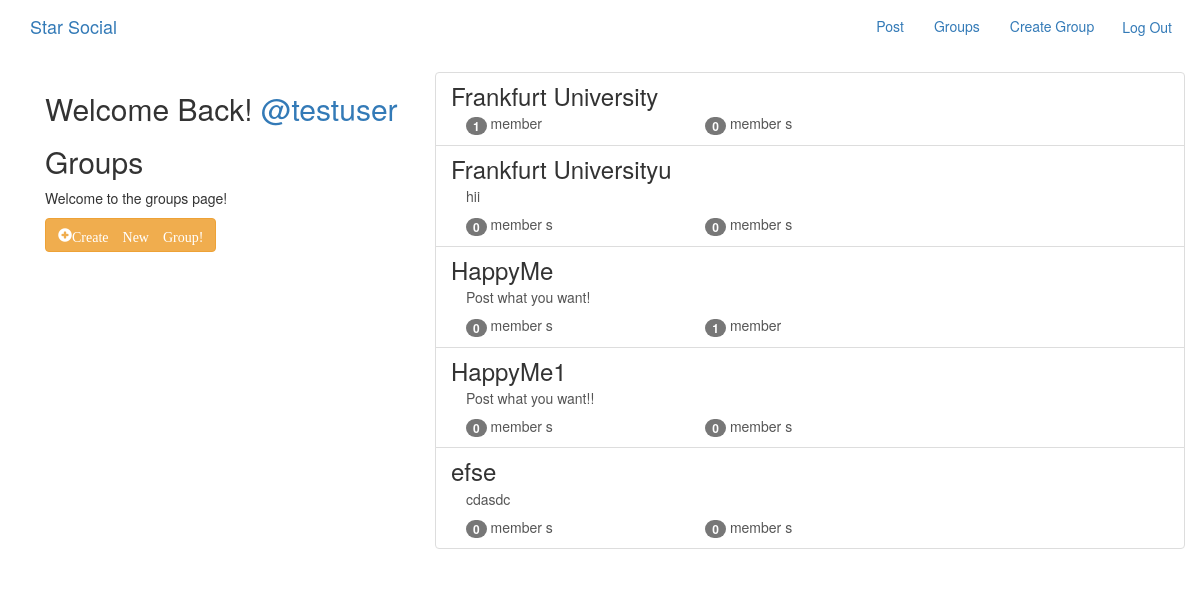
Screenshot of /groups/ (signed in) with the database file from the repository.
### groups/models.py (models this page shows, shortened)
class Group(models.Model):
    name = models.CharField(max_length=255, unique=True)
    slug = models.SlugField(allow_unicode=True, unique=True)
    description = models.TextField(blank=True, default='')
    description_html = models.TextField(editable=False, default='', blank=True)
    members = models.ManyToManyField(User,through='GroupMember' )
    class Meta:
        ordering = ['name']

### groups/views.py (the view)
# urls.py: path('', views.ListGroups.as_view(), name="all"),
class ListGroups(generic.ListView):
    model = Group
    template_name ='groups/groups_base.html'

### groups/templates/groups/group_list.html
{% extends "groups/group_base.html" %}
{% block pregroup %}
    <div class="col-md-4">
        <div class="content">
            {% if user.is_authenticated %}
                <h2>Welcome Back!
                    <a href="{% url 'posts:for_user' user.username  %}">
                        @{{user.username}}
                    </a>
                </h2>
            {% endif %}
            <h2>Groups</h2>
            <p>Welcome to the groups page!</p>
        </div>
        {% if user.is_authenticated %}
            <a href="{% url 'groups:create' %}" class="btn btn-md btn-fill btn-warning">
                <span class="glyphicon glyphicon-plus-sign">Create New Group!</span>
            </a>
        {% endif %}
    </div>
{% endblock %}
{% block group_content %}
<div class="col-md-8">
    <div class="list-group">
        {% for group in object_list %}
            <a href="{% url 'groups:single' slug=group.slug %}" class="list-group-item">
                <h3 class="title list-group-item-heading">{{group.name}}</h3>
                <div class="list-group-item-text container-fluid">
                    {{group.description_html|safe}}
                    <div class="row">
                        <div class="col-md-4">
                            <span class="badge">{{group.members.count}}</span>
                            member {{group.members.count|pluralize}}
                        </div>
                        <div class="col-md-4">
                            <span class="badge">{{group.posts.count}}</span>
                            member {{group.posts.count|pluralize}}
                        </div>
                    </div>
                </div>
            </a>
        {% endfor %}
    </div>
</div>
{% endblock %}

### rows the page displays
Group: name "Frankfurt University", members.count "1", posts.count "0"
Group: name "Frankfurt Universityu", description_html "hii", members.count "0", posts.count "0"
Group: name "HappyMe", description_html "Post what you want!", members.count "0", posts.count "1"
Group: name "HappyMe1", description_html "Post what you want!!", members.count "0", posts.count "0"
Group: name "efse", description_html "cdasdc", members.count "0", posts.count "0"

### other values shown
{{ user.username }} "testuser"
